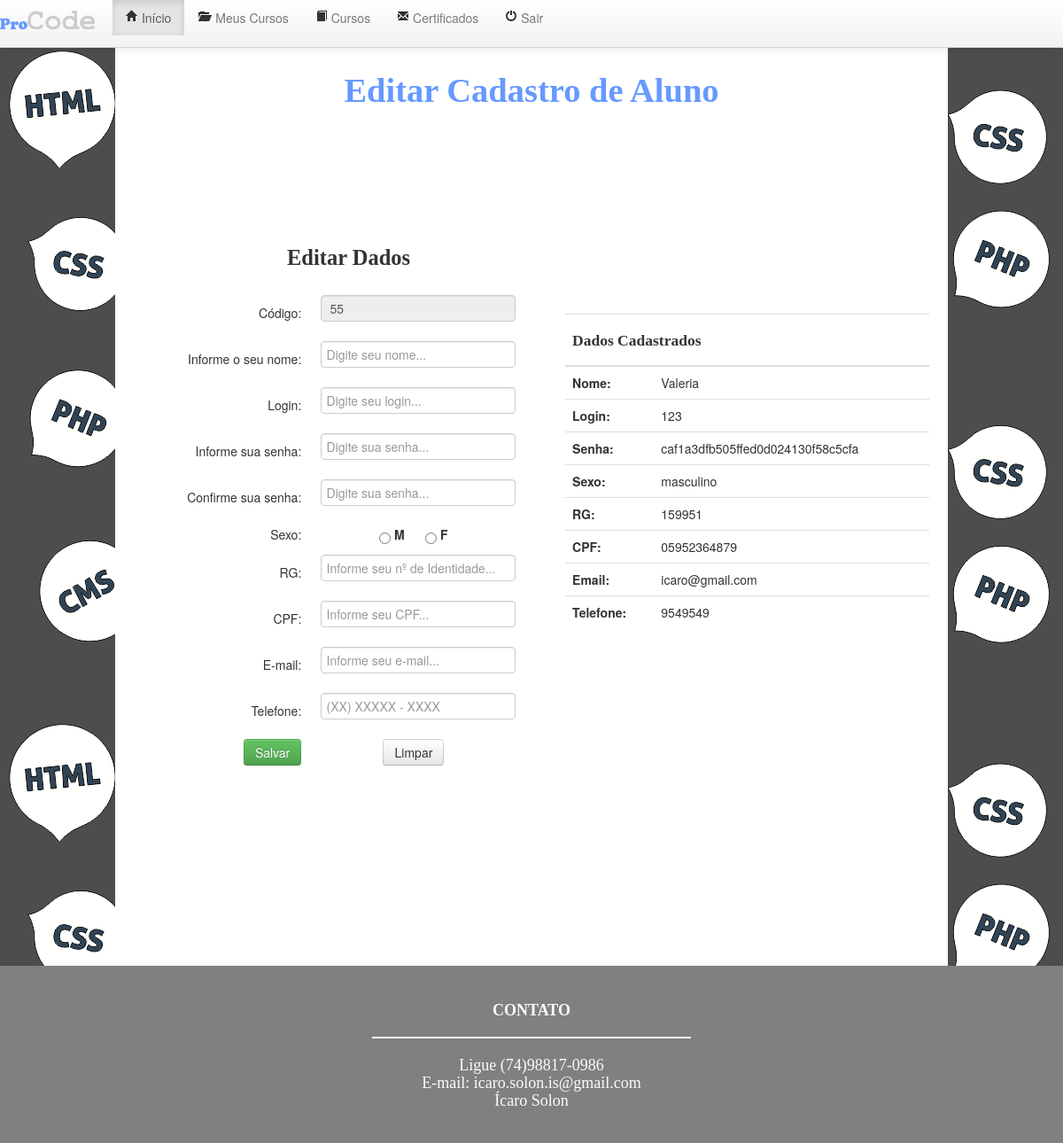
The page /bootstrap/alunoEditarAluno.php?codAluno=55 (signed in) on the database its author committed.
### tables this page shows
CREATE TABLE `aluno` (
  `codAluno` int(4) NOT NULL,
  `nome` varchar(50) NOT NULL,
  `login` varchar(20) NOT NULL,
  `senha` varchar(255) NOT NULL,
  `sexo` varchar(10) NOT NULL,
  `rg` varchar(15) NOT NULL,
  `cpf` varchar(15) NOT NULL,
  `email` varchar(40) NOT NULL,
  `telefone` varchar(15) NOT NULL,
  `foto` varchar(40) DEFAULT NULL
);

### bootstrap/alunoEditarAluno.php (the view, shortened to what this page needs)
<!DOCTYPE html>
<html>
<head>
<link rel="stylesheet" type="text/css" href="css/bootstrap-responsive.css">
<link rel="stylesheet" type="text/css" href="css/bootstrap.css">
<link rel="stylesheet" type="text/css" href="css/estilo.css">
	<?php include("verificaSessao.php");
	require_once 'conectar.php';
	$codAluno = $_GET['codAluno'];
	$sql = "SELECT * FROM aluno where codAluno = $codAluno";
	$alunos= mysqli_query ( $con, $sql);
	?>
</head>
<body vlink="white">
	<div class="row-fluid" >
	  	<div class="span12">
	  		<div class="navbar navbar-fixed-top" >
			<div class="navbar-inner">
			<a class="brand" href="#"><p align="center"><img src="imagens/procodeMenu.png"/></p></a>
				<ul class="nav">
					<li class="active"><a href="inicio.php"><i class="icon-home"></i>  Início</a></li>
					<li class="inactive"><a href="meusCursos.php"><i class=" icon-folder-open"></i>  Meus Cursos</a></li>
					<li class="inactive"><a href="cursos.php"><i class="icon-book"></i>  Cursos</a></li>
					<li class="inactive"><a href="certificados.php"><i class="icon-envelope"></i>  Certificados</a></li>
					<li class="inactive"><a href="logoff.php"><i class="icon-off"></i>  Sair</a></li>
				</ul>
			</div>
			</div>
		</div>
		</div>
<div class="row-fluid" style="background-image:url(imagens/fundo1.png)">
<div class="container">
<div class="span12">
	<div class="containerAdm">
		<h1 align="center"><font face="cooper" color="#6699FF"> Editar Cadastro de Aluno</font></h1>
<br><br><br>
<table align="center" border="0" width="100%">
	<tr>
		<td>
<form action="alunoUpdateAluno.php" method="POST">
<table border="0" align="center" bgcolor="" width="80%" cellspacing="30" cellpadding="6">
	<tr>
		<td colspan="2" align="center"><br><br><br><h3><font face="cooper">Editar Dados</font></h3></td>
	</tr>
	<tr align="right">
		<td>Código:</td>
		<td><?php echo "<input readonly=\"\" type=\"text\" name=\"codigo\" value=\" ".$codAluno."\"; >"?></td>
	</tr>
	<tr align="right">
		<td>Informe o seu nome: </td>
		<td><input align="center" type="text"  name="nome" placeholder="Digite seu nome..." size="25"  maxlength="50" /></td>
	</tr>
	<tr align="right">
		<td>Login:</td>
		<td><input type="text" name="login" placeholder="Digite seu login..." maxlength="20"></td>
	</tr>
	<tr align="right">
		<td>Informe sua senha: </td>
		<td><input align="center" type="password"  name="senha" placeholder="Digite sua senha..." size="25"  maxlength="20" /></td>
	</tr>
	<tr align="right">
		<td>Confirme sua senha: </td>
		<td><input align="center" type="password" name="confSenha" placeholder="Digite sua senha..." size="25"  maxlength="20" /></td>
	</tr>
	<tr align="right">
		<td >Sexo: </td>
		<td><center><input type="radio" name="sexo" value="masculino"><b>&nbspM</b> <input type="radio" name="sexo" value="feminino"/><b>&nbspF</b></center></td>
	</tr>
	<tr align="right">
		<td>RG: </font></td>
		<td><input type="text" name="rg" placeholder="Informe seu nº de Identidade..." size="25"  maxlength="15"></td>
	</tr >
	<tr align="right">
		<td>CPF: </td>
		<td><input type="text" name="cpf" placeholder="Informe seu CPF..." size="25"  maxlength="15"></td>
	</tr>
	<tr align="right">
		<td>E-mail: </td>
		<td><input type="email" name="email" placeholder="Informe seu e-mail..." size="25"  maxlength="40"></td>
	</tr>
	<tr align="right">
		<td>Telefone: </td>
		<td><input type="text" name="telefone" placeholder="(XX) XXXXX - XXXX" size="25"  maxlength="15" ></td>
	</tr>
	<tr align="right">
		<td><input class="btn btn-success" type="submit" name="botao" value="Salvar" /></td>
		<td align="center"><input class="btn" type="reset" name="botao" value="Limpar" /></td>
	</tr>
</table>
</form>
		</td>
		<td>
<div >
		  <table class="table table-hover" >
		  <tr>
		  	<td colspan="2" align="center"><h4><font face="cooper">Dados Cadastrados</font></td>
		  </tr>
		    <tbody>
		      <?php
		      foreach($alunos as $aluno){ ?>
		      <tr>
		      <th>Nome:</th>
		      	<td><?php echo $aluno['nome'] ?></td>
		      </tr>
		      <tr>
		      	<th>Login:</th>
		      	<td><?php echo $aluno['login'] ?></td>
		      </tr>
			<tr>
				<th>Senha:</th>
				<td><?php echo $aluno['senha'] ?></td>
			</tr>
			<tr>
				<th>Sexo:</th>
				<td><?php echo $aluno['sexo']?></td>
			</tr>
			<tr>
				<th>RG:</th>
				<td><?php echo $aluno['rg']?></td>
			</tr>
		    <tr>
		    	<th>CPF:</th>
		    	<td><?php echo $aluno['cpf']?></td>
		    </tr>
		    <tr>
		    	<th>Email:</th>
		    	<td><?php echo $aluno['email']?></td>
		    </tr>
		    <tr>
		    	<th>Telefone:</th>
		    	<td><?php echo $aluno['telefone']?></td>
		    </tr>
		      <?php  } ?>
		    </tbody>
		  </table>
		  </div>
		</td>
	</tr>
</table>
	</div>
</div>
	</div>
</div>
<div class = "row-fluid" align="center" >
	<div class="footer">
		<font face="Times new roman" size="4" color="#fafafa" >
			<br><br><b>CONTATO</b><br>
			<hr align="center" width="30%" size="2" noshade="">
			Ligue (74)98817-0986<br>
			E-mail: icaro.solon.is@gmail.com<br/>
			Ícaro Solon
		</font>
	</div>
</div>
</body>
</html>

### rows shown on the page
aluno: nome "Valeria", login "123", senha "caf1a3dfb505ffed0d024130f58c5cfa", sexo "masculino", rg "159951", cpf "05952364879", email "icaro@gmail.com", telefone "9549549"
